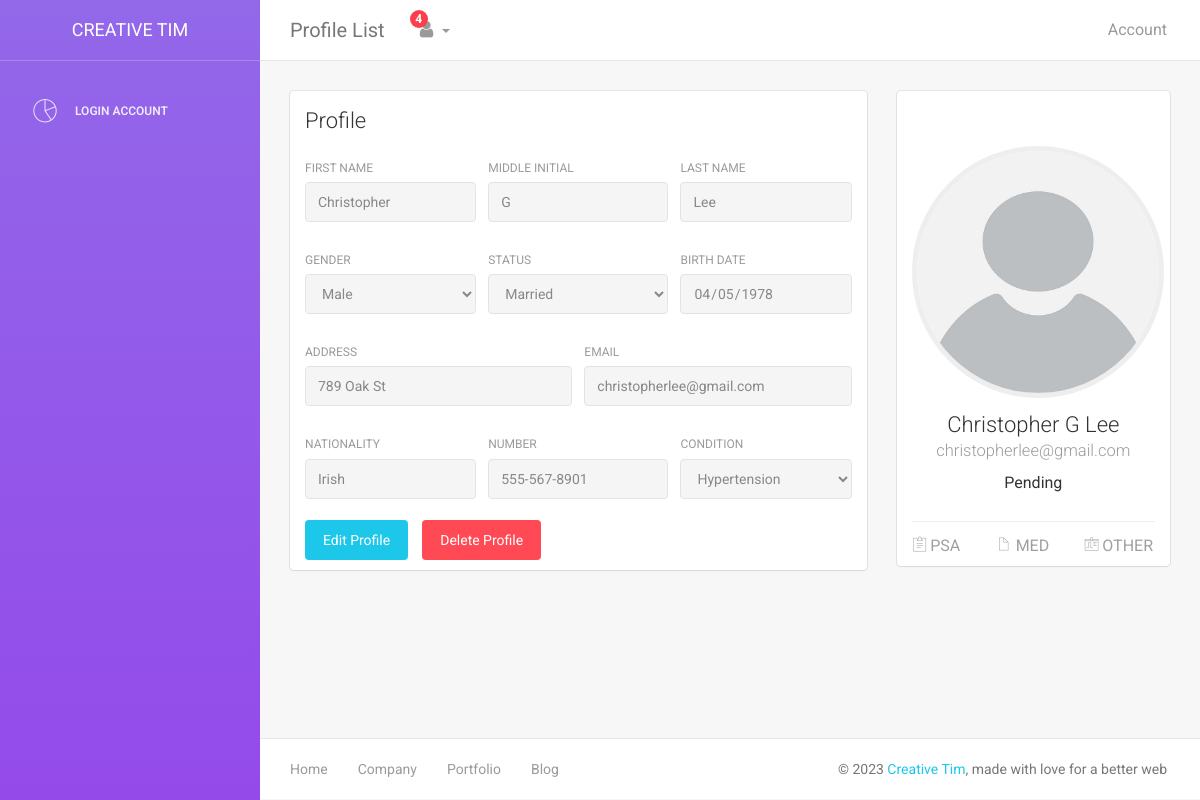
/LGU/user.php?user_id=8, run on the app's committed database.
### tables this page shows
CREATE TABLE `verified` (
  `id` int(11) NOT NULL,
  `fname` varchar(45) DEFAULT NULL,
  `mi` varchar(5) DEFAULT NULL,
  `lname` varchar(45) DEFAULT NULL,
  `email` varchar(45) DEFAULT NULL,
  `bdate` varchar(20) DEFAULT NULL,
  `status_rs` varchar(20) DEFAULT NULL,
  `gender` varchar(20) DEFAULT 'Male',
  `address` varchar(100) DEFAULT NULL,
  `number` varchar(15) DEFAULT NULL,
  `valid_id` varchar(200) DEFAULT NULL,
  `app_id` varchar(15) DEFAULT NULL,
  `photo` varchar(200) DEFAULT NULL,
  `conditions` varchar(20) DEFAULT NULL,
  `nationality` varchar(45) NOT NULL DEFAULT 'Pilipino',
  `family_name` varchar(45) DEFAULT NULL,
  `family_contact` varchar(15) DEFAULT NULL,
  `brgy` varchar(45) DEFAULT 'Tiniguiban'
);

CREATE TABLE `account` (
  `id` int(11) NOT NULL,
  `account_id` int(11) DEFAULT NULL,
  `email` varchar(45) DEFAULT NULL,
  `passcode` varchar(45) DEFAULT NULL,
  `account_type` varchar(10) DEFAULT 'User',
  `account_status` varchar(10) DEFAULT 'Pending'
);

### LGU/user.php (the view, shortened to what this page needs)
<?php
require('connection.php');
if(isset($_GET['user_id'])){
    $user_id = $_GET['user_id'];
    $isDeleteBtn = true;
}else{
    $isDeleteBtn = false;
    $user_id = $_SESSION['user_id'];
}
$query = "SELECT v.*, a.account_status, d.psa , d.med FROM verified v INNER JOIN  account a on a.id = v.id inner join doc d on v.id = d.user_id where v.id= '$user_id'";
$result = mysqli_query($conn, $query);
$assoc = mysqli_fetch_assoc($result);
extract($assoc);
?>
<!doctype html>
<html lang="en">
<head>
    <link href="assets/css/bootstrap.min.css" rel="stylesheet" />
    <link href="assets/css/animate.min.css" rel="stylesheet"/>
    <link href="assets/css/light-bootstrap-dashboard.css?v=1.4.0" rel="stylesheet"/>
    <link href="assets/css/demo.css" rel="stylesheet" />
    <link href="http://maxcdn.bootstrapcdn.com/font-awesome/4.2.0/css/font-awesome.min.css" rel="stylesheet">
    <link href="assets/css/pe-icon-7-stroke.css" rel="stylesheet" />
</head>
<body>
<div class="wrapper">
    <div class="sidebar" data-color="purple" >
        <?php
        include('includes/sidebar.php'); ?>
    </div>
    <div class="main-panel">
		<?php include('includes/navbar.php'); ?>
        <div class="content">
            <div class="container-fluid">
                <div class="row">
                    <div class="col-md-8">
                        <div class="card">
                            <div class="header">
                                <h4 class="title">Profile</h4>
                            </div>
                            <div class="content">
                                <form>
                                    <div class="row">
                                        <div class="col-md-4">
                                            <div class="form-group">
                                                <label>First Name</label>
                                                <input type="text" class="form-control"  placeholder="Enter first name" value="<?php echo $fname; ?>" readonly>
                                            </div>
                                        </div>
                                        <div class="col-md-4">
                                            <div class="form-group">
                                                <label>Middle Initial</label>
                                                <input type="text" class="form-control" placeholder="Enter M.I" value="<?php echo $mi?>" readonly>
                                            </div>
                                        </div>
                                        <div class="col-md-4">
                                            <div class="form-group">
                                                <label for="exampleInputEmail1">Last Name</label>
                                                <input id="lname" type="text" class="form-control" placeholder="Enter last name" value="<?php echo $lname?>" readonly>
                                            </div>
                                        </div>
                                    </div>
                                    <div class="row">
                                        <div class="col-md-4">
                                            <div class="form-group">
                                                <label>Gender</label>
                                                <select name="  " class="form-control" id="" readonly>
                                                    <option value=""><?php echo $gender ?></option>
                                                </select>
                                            </div>
                                        </div>
                                        <div class="col-md-4">
                                            <div class="form-group">
                                                <label>Status</label>
                                                <select name="  " class="form-control" id="" readonly>
                                                    <option value="<?php echo $status_rs ?>"><?php echo $status_rs ?></option>
                                                </select>
                                            </div>
                                        </div>
                                        <div class="col-md-4">
                                            <div class="form-group">
                                                <label>Birth Date</label>
                                                <input type="date" class="form-control"  value="<?php echo date('Y-m-d', strtotime($bdate)); ?>" readonly>
                                            </div>
                                        </div>
                                    </div>
                                    <div class="row otherInfoOff">
                                        <div class="col-md-6">
                                            <div class="form-group">
                                                <label>Address</label>
                                                <input type="text" class="form-control" placeholder="Home Address" value="<?php echo $address ?>" readonly>
                                            </div>
                                        </div>
                                        <div class="col-md-6">
                                            <div class="form-group">
                                                <label>Email</label>
                                                <input type="email" class="form-control" placeholder="Email Address" id="email" value="<?php echo $email ?>" readonly >
                                            </div>
                                        </div>
                                    </div>
                                    <div class="row otherInfoOff">
                                        <div class="col-md-4">
                                            <div class="form-group">
                                                <label>Nationality</label>
                                                <input type="text" class="form-control" placeholder="Enter nationality" value="<?php echo $nationality ?>" readonly>
                                            </div>
                                        </div>
                                        <div class="col-md-4">
                                            <div class="form-group">
                                                <label>Number</label>
                                                <input type="text" class="form-control" placeholder="Enter number" value="<?php echo $number ?>" readonly>
                                            </div>
                                        </div>
                                        <div class="col-md-4">
                                            <div class="form-group">
                                                <label>Condition</label>
                                                <select name="  " class="form-control" id="" readonly>
                                                    <option value=""><?php echo $conditions ?></option>
                                                </select>
                                            </div>
                                        </div>
                                    </div>
                                </form>
                                <div style="display:flex;gap: 1em;">
                                        <button type="submit" class="btn btn-info btn-fill " onclick="window.location.href='user_edit.php?user_id=<?php  echo $user_id ?>'">Edit Profile</button>
                                        <?php
                                        echo ($isDeleteBtn)? '<button type="submit" class="btn btn-danger btn-fill " onclick="deleteUser('.$user_id.')">Delete Profile</button>' :' ';
                                        ?>
                                </div>
                            </div>
                        </div>
                    </div>
                    <div class="col-md-4">
                        <div class="card card-user">
                            <div class="image">
                            </div>
                            <div class="content">
                                <div class="author">
                                     <a href="#">
                                     <?php
                                        $imagePath = "../priotizen_app/user_img/$photo";
                                        if(file_exists($imagePath)) {
                                            echo '<img class="avatar border-gray" style="height: 21em; width: 21em" src="../priotizen_app/user_img/'.$photo.'"  alt="..."/>';
                                        }else{
                                            echo '<img class="avatar border-gray" style="height: 21em; width: 21em" src="../priotizen_app/user_img/empty.jpg"  alt="..."/>';
                                        }
                                      ?>
                                      <h4 class="title"><?php echo $fname." ".$mi." ".$lname ?><br />
                                         <small><?php echo $email ?></small>
                                      </h4>
                                    </a>
                                    <h5><?php echo $account_status ?></h5>
                                </div>
                            </div>
                            <hr>
                            <div class="text-center">
                                <button onclick="showDoc('Psa')" href="#" class="btn btn-simple"><i class="pe-7s-note2"></i> PSA</button>
                                <button onclick="showDoc('Med')" href="#" class="btn btn-simple"><i class="pe-7s-file"></i> MED</button>
                                <button onclick="toggleOtherInfo()" href="#" class="btn btn-simple"><i class="pe-7s-id"></i> OTHER</button>
                            </div>
                        </div>
                    </div>
                </div>
            </div>
        </div>
        <footer class="footer">
            <div class="container-fluid">
                <nav class="pull-left">
                    <ul>
                        <li>
                            <a href="#">
                                Home
                            </a>
                        </li>
                        <li>
                            <a href="#">
                                Company
                            </a>
                        </li>
                        <li>
                            <a href="#">
                                Portfolio
                            </a>
                        </li>
                        <li>
                            <a href="#">
                               Blog
                            </a>
                        </li>
                    </ul>
                </nav>
                <p class="copyright pull-right">
                    &copy; <script>document.write(new Date().getFullYear())</script> <a href="http://www.creative-tim.com">Creative Tim</a>, made with love for a better web
                </p>
            </div>
        </footer>
    </div>
</div>
</body>
</html>

### data on the page
verified: fname "Christopher", mi "G", lname "Lee", gender "Male", status_rs "Married", bdate "04/05/1978", address "789 Oak St", email "christopherlee@gmail.com", nationality "Irish", number "555-567-8901", conditions "Hypertension", account.account_status "Pending"

### other printed values
$num "4"
